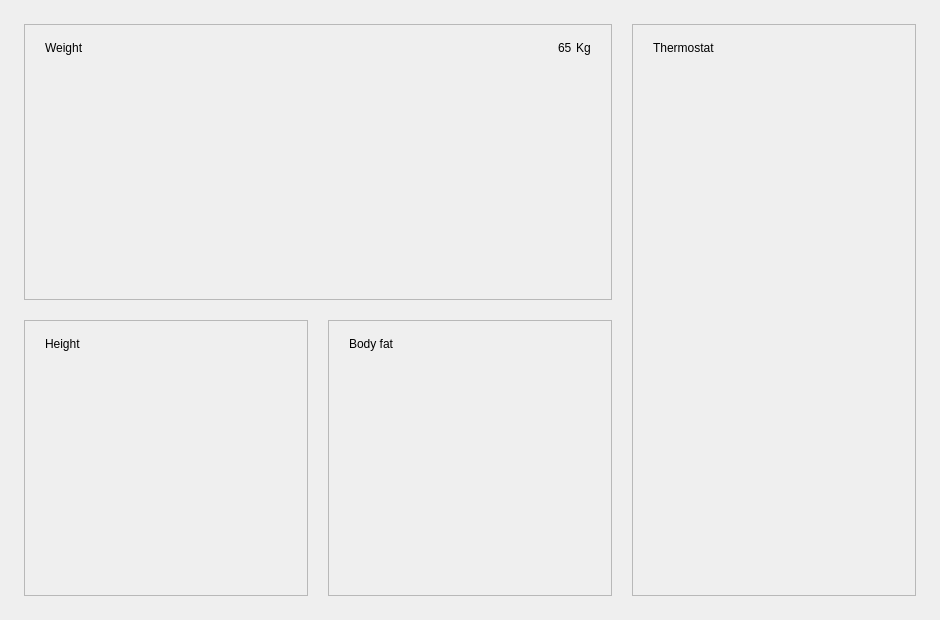
<?xml version="1.0" encoding="UTF-8"?>
<ui version="4.0">
 <class>MainWindow</class>
 <widget class="QMainWindow" name="MainWindow">
  <property name="geometry">
   <rect>
    <x>0</x>
    <y>0</y>
    <width>940</width>
    <height>620</height>
   </rect>
  </property>
  <property name="windowTitle">
   <string>QCustomRulerPicker — Demo</string>
  </property>
  <widget class="QWidget" name="centralwidget">
   <layout class="QGridLayout" name="mainGrid">
    <property name="leftMargin">
     <number>24</number>
    </property>
    <property name="topMargin">
     <number>24</number>
    </property>
    <property name="rightMargin">
     <number>24</number>
    </property>
    <property name="bottomMargin">
     <number>24</number>
    </property>
    <property name="horizontalSpacing">
     <number>20</number>
    </property>
    <property name="verticalSpacing">
     <number>20</number>
    </property>
    <item row="0" column="0" colspan="2">
     <widget class="QFrame" name="weightCard">
      <property name="frameShape">
       <enum>QFrame::StyledPanel</enum>
      </property>
      <layout class="QVBoxLayout" name="weightCardLayout" stretch="0,0,1">
       <property name="leftMargin">
        <number>20</number>
       </property>
       <property name="topMargin">
        <number>16</number>
       </property>
       <property name="rightMargin">
        <number>20</number>
       </property>
       <property name="bottomMargin">
        <number>16</number>
       </property>
       <property name="spacing">
        <number>4</number>
       </property>
       <item>
        <layout class="QHBoxLayout" name="weightCardHeader">
         <item>
          <widget class="QLabel" name="weightCardTitle">
           <property name="text">
            <string>Weight</string>
           </property>
          </widget>
         </item>
         <item>
          <spacer name="weightCardHeaderSpacer">
           <property name="orientation">
            <enum>Qt::Horizontal</enum>
           </property>
           <property name="sizeHint" stdset="0">
            <size>
             <width>10</width>
             <height>0</height>
            </size>
           </property>
          </spacer>
         </item>
         <item>
          <widget class="QLabel" name="weightValue">
           <property name="text">
            <string>65</string>
           </property>
          </widget>
         </item>
         <item>
          <widget class="QLabel" name="weightUnit">
           <property name="text">
            <string>Kg</string>
           </property>
          </widget>
         </item>
        </layout>
       </item>
       <item>
        <spacer name="weightCardSpacer">
         <property name="orientation">
          <enum>Qt::Vertical</enum>
         </property>
         <property name="sizeType">
          <enum>QSizePolicy::Fixed</enum>
         </property>
         <property name="sizeHint" stdset="0">
          <size>
           <width>0</width>
           <height>6</height>
          </size>
         </property>
        </spacer>
       </item>
       <item>
        <widget class="QCustomRulerPicker" name="weightRuler" native="true">
         <property name="sizePolicy">
          <sizepolicy hsizetype="Expanding" vsizetype="Expanding">
           <horstretch>0</horstretch>
           <verstretch>1</verstretch>
          </sizepolicy>
         </property>
         <property name="minimum" stdset="0">
          <double>40.0</double>
         </property>
         <property name="maximum" stdset="0">
          <double>120.0</double>
         </property>
         <property name="step" stdset="0">
          <double>1.0</double>
         </property>
         <property name="value" stdset="0">
          <double>65.0</double>
         </property>
         <property name="majorEvery" stdset="0">
          <number>5</number>
         </property>
        </widget>
       </item>
      </layout>
     </widget>
    </item>
    <item row="1" column="0">
     <widget class="QFrame" name="heightCard">
      <property name="frameShape">
       <enum>QFrame::StyledPanel</enum>
      </property>
      <layout class="QVBoxLayout" name="heightCardLayout" stretch="0,0,1">
       <property name="leftMargin">
        <number>20</number>
       </property>
       <property name="topMargin">
        <number>16</number>
       </property>
       <property name="rightMargin">
        <number>20</number>
       </property>
       <property name="bottomMargin">
        <number>16</number>
       </property>
       <property name="spacing">
        <number>4</number>
       </property>
       <item>
        <layout class="QHBoxLayout" name="heightCardHeader">
         <item>
          <widget class="QLabel" name="heightCardTitle">
           <property name="text">
            <string>Height</string>
           </property>
          </widget>
         </item>
         <item>
          <spacer name="heightCardHeaderSpacer">
           <property name="orientation">
            <enum>Qt::Horizontal</enum>
           </property>
           <property name="sizeHint" stdset="0">
            <size>
             <width>10</width>
             <height>0</height>
            </size>
           </property>
          </spacer>
         </item>
        </layout>
       </item>
       <item>
        <spacer name="heightCardSpacer">
         <property name="orientation">
          <enum>Qt::Vertical</enum>
         </property>
         <property name="sizeType">
          <enum>QSizePolicy::Fixed</enum>
         </property>
         <property name="sizeHint" stdset="0">
          <size>
           <width>0</width>
           <height>6</height>
          </size>
         </property>
        </spacer>
       </item>
       <item>
        <widget class="QCustomRulerPicker" name="heightRuler" native="true">
         <property name="sizePolicy">
          <sizepolicy hsizetype="Expanding" vsizetype="Expanding">
           <horstretch>0</horstretch>
           <verstretch>1</verstretch>
          </sizepolicy>
         </property>
         <property name="minimum" stdset="0">
          <double>120.0</double>
         </property>
         <property name="maximum" stdset="0">
          <double>210.0</double>
         </property>
         <property name="step" stdset="0">
          <double>1.0</double>
         </property>
         <property name="value" stdset="0">
          <double>178.0</double>
         </property>
         <property name="centered" stdset="0">
          <bool>true</bool>
         </property>
         <property name="tickSpacing" stdset="0">
          <double>10.0</double>
         </property>
         <property name="majorEvery" stdset="0">
          <number>5</number>
         </property>
         <property name="showValue" stdset="0">
          <bool>true</bool>
         </property>
         <property name="unit" stdset="0">
          <string>cm</string>
         </property>
        </widget>
       </item>
      </layout>
     </widget>
    </item>
    <item row="1" column="1">
     <widget class="QFrame" name="bodyFatCard">
      <property name="frameShape">
       <enum>QFrame::StyledPanel</enum>
      </property>
      <layout class="QVBoxLayout" name="bodyFatCardLayout" stretch="0,0,1">
       <property name="leftMargin">
        <number>20</number>
       </property>
       <property name="topMargin">
        <number>16</number>
       </property>
       <property name="rightMargin">
        <number>20</number>
       </property>
       <property name="bottomMargin">
        <number>16</number>
       </property>
       <property name="spacing">
        <number>4</number>
       </property>
       <item>
        <layout class="QHBoxLayout" name="bodyFatCardHeader">
         <item>
          <widget class="QLabel" name="bodyFatCardTitle">
           <property name="text">
            <string>Body fat</string>
           </property>
          </widget>
         </item>
         <item>
          <spacer name="bodyFatCardHeaderSpacer">
           <property name="orientation">
            <enum>Qt::Horizontal</enum>
           </property>
           <property name="sizeHint" stdset="0">
            <size>
             <width>10</width>
             <height>0</height>
            </size>
           </property>
          </spacer>
         </item>
        </layout>
       </item>
       <item>
        <spacer name="bodyFatCardSpacer">
         <property name="orientation">
          <enum>Qt::Vertical</enum>
         </property>
         <property name="sizeType">
          <enum>QSizePolicy::Fixed</enum>
         </property>
         <property name="sizeHint" stdset="0">
          <size>
           <width>0</width>
           <height>6</height>
          </size>
         </property>
        </spacer>
       </item>
       <item>
        <widget class="QCustomRulerPicker" name="bodyFatRuler" native="true">
         <property name="sizePolicy">
          <sizepolicy hsizetype="Expanding" vsizetype="Expanding">
           <horstretch>0</horstretch>
           <verstretch>1</verstretch>
          </sizepolicy>
         </property>
         <property name="minimum" stdset="0">
          <double>5.0</double>
         </property>
         <property name="maximum" stdset="0">
          <double>40.0</double>
         </property>
         <property name="step" stdset="0">
          <double>0.5</double>
         </property>
         <property name="value" stdset="0">
          <double>18.5</double>
         </property>
         <property name="majorEvery" stdset="0">
          <number>10</number>
         </property>
         <property name="showValue" stdset="0">
          <bool>true</bool>
         </property>
         <property name="unit" stdset="0">
          <string>%</string>
         </property>
        </widget>
       </item>
      </layout>
     </widget>
    </item>
    <item row="0" column="2" rowspan="2">
     <widget class="QFrame" name="thermoCard">
      <property name="frameShape">
       <enum>QFrame::StyledPanel</enum>
      </property>
      <layout class="QVBoxLayout" name="thermoCardLayout" stretch="0,0,1">
       <property name="leftMargin">
        <number>20</number>
       </property>
       <property name="topMargin">
        <number>16</number>
       </property>
       <property name="rightMargin">
        <number>20</number>
       </property>
       <property name="bottomMargin">
        <number>16</number>
       </property>
       <property name="spacing">
        <number>4</number>
       </property>
       <item>
        <layout class="QHBoxLayout" name="thermoCardHeader">
         <item>
          <widget class="QLabel" name="thermoCardTitle">
           <property name="text">
            <string>Thermostat</string>
           </property>
          </widget>
         </item>
         <item>
          <spacer name="thermoCardHeaderSpacer">
           <property name="orientation">
            <enum>Qt::Horizontal</enum>
           </property>
           <property name="sizeHint" stdset="0">
            <size>
             <width>10</width>
             <height>0</height>
            </size>
           </property>
          </spacer>
         </item>
        </layout>
       </item>
       <item>
        <spacer name="thermoCardSpacer">
         <property name="orientation">
          <enum>Qt::Vertical</enum>
         </property>
         <property name="sizeType">
          <enum>QSizePolicy::Fixed</enum>
         </property>
         <property name="sizeHint" stdset="0">
          <size>
           <width>0</width>
           <height>6</height>
          </size>
         </property>
        </spacer>
       </item>
       <item>
        <widget class="QCustomRulerPicker" name="thermoRuler" native="true">
         <property name="sizePolicy">
          <sizepolicy hsizetype="Expanding" vsizetype="Expanding">
           <horstretch>0</horstretch>
           <verstretch>1</verstretch>
          </sizepolicy>
         </property>
         <property name="minimum" stdset="0">
          <double>16.0</double>
         </property>
         <property name="maximum" stdset="0">
          <double>30.0</double>
         </property>
         <property name="step" stdset="0">
          <double>1.0</double>
         </property>
         <property name="value" stdset="0">
          <double>22.0</double>
         </property>
         <property name="orientation" stdset="0">
          <string>vertical</string>
         </property>
         <property name="majorEvery" stdset="0">
          <number>2</number>
         </property>
         <property name="showValue" stdset="0">
          <bool>true</bool>
         </property>
         <property name="unit" stdset="0">
          <string>°C</string>
         </property>
        </widget>
       </item>
      </layout>
     </widget>
    </item>
   </layout>
  </widget>
 </widget>
 <customwidgets>
  <customwidget>
   <class>QCustomRulerPicker</class>
   <extends>QWidget</extends>
   <header>Custom_Widgets.QCustomRulerPicker</header>
   <container>0</container>
  </customwidget>
 </customwidgets>
 <resources/>
 <connections/>
</ui>
